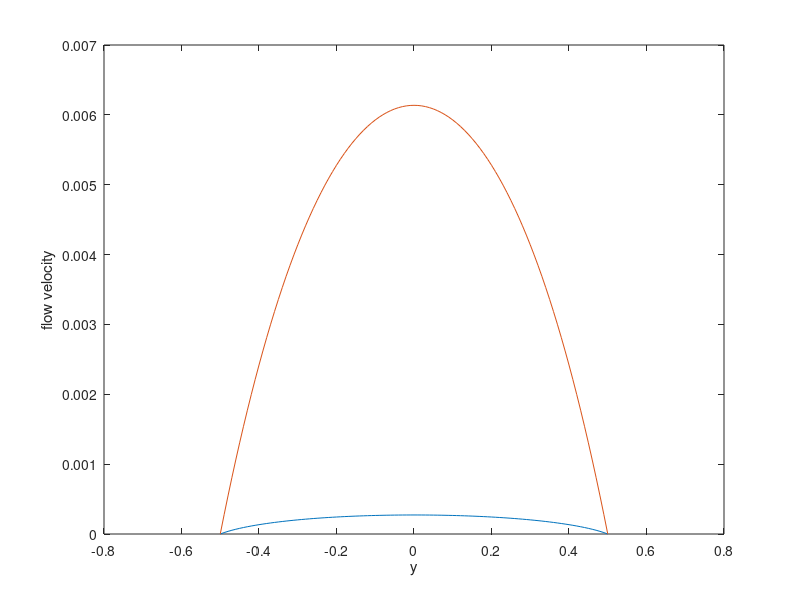
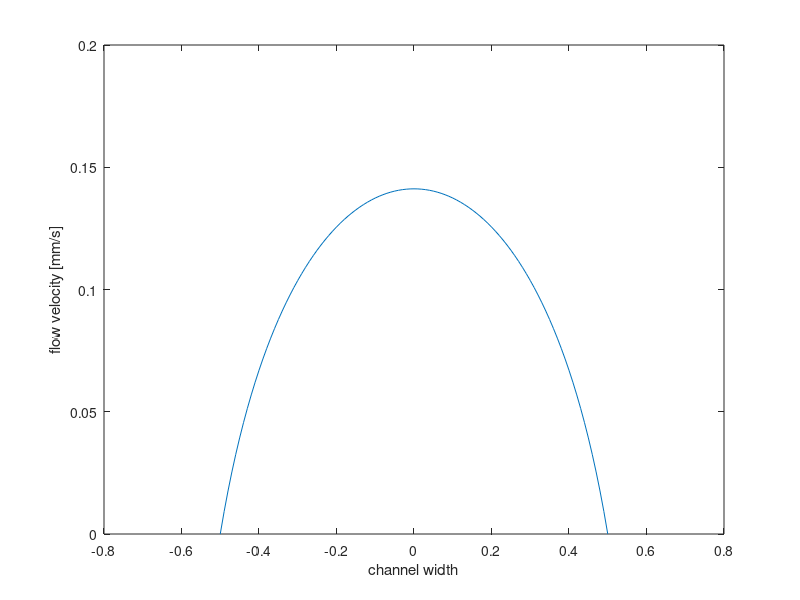

MATLAB code to generate these figures, in order:
%%%%% flow profile in channel with solution from White 1974
%%%%% channel squared 1 mm everything in mm
h=1.;
L=12.;
w=1.;
y=-w/2:0.01:w/2;
z= 0:0.01:h;
dp=1;
mu=1;
n_array=(1:2:20);
sumF=zeros([numel(z),numel(y)]);
for i=1:numel(n_array)
    n=n_array(i);
    temp= 1/(n^3)*(1- (cosh(n*pi*y./h)/cosh(n*pi*w/(2*h)))).*(sin(n*pi*z./h)');
    
    sumF=  sumF+ temp;
    
end

u= (4*(h^2)*dp)/((pi^3)*mu*L).* sumF;  

figure();
plot(y,u(2,:));hold on;
plot(y,u(floor(numel(z)/2),:));hold on;
xlabel('y');
ylabel('flow velocity')

 %% without dp and with Q flow rate
 
 %%% better
h=1;  %height of channel
w=1.; %width
y=-w/2:0.01:w/2;  % axis
z= 0:0.01:h;  %% height variable
Q= 50/60;   %% 10ul/min   mm3/s flow rate
n_even=(1:2:10);
n_disp=(2:2:10)-1;
 
sumF=zeros([numel(z),numel(y)]);
for i=1:numel(n_even)
    n=n_even(i);
    temp= 1/(n^3)*(1- (cosh(n*pi*y./h)/cosh(n*pi*w/(2*h)))).*(sin(n*pi*z./h)');
    
    sumF=  sumF+ temp;
    
end
 
  
 sumF2=0;
for i=1:numel(n_disp)
    n=n_disp(i);
    temp= (1- (1/(n^5))*(192/(pi^5))*(h/w)*tanh(n*pi/(2*h/w)));    

    sumF2=  sumF2+temp;
end


u= ((48*Q)/(pi*sumF2*w*h))*sumF; 

figure();%plot(y,u(floor(numel(z)/2),:));hold on;
plot(y,u(z==0.02,:));hold on;
xlabel('channel width');ylabel('flow velocity [mm/s]')

Q_exp=  sum(u(:))*0.01*0.01;
V_av= sum(u(:))/numel(u(:));